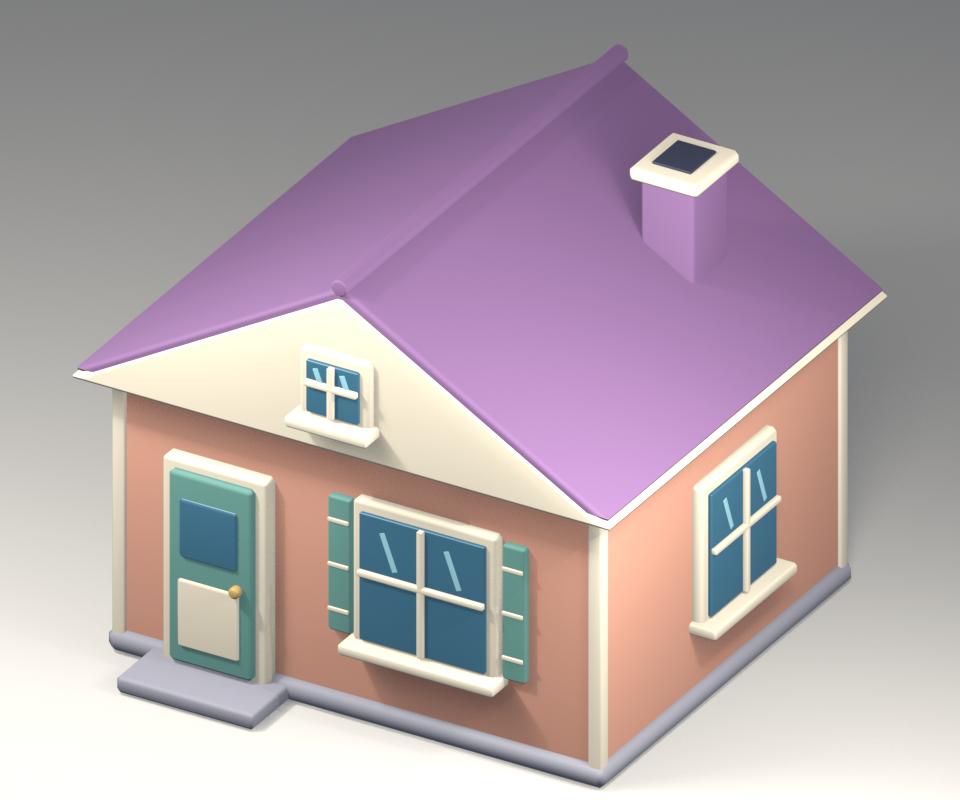
#> input picture Art/Previews/ArtStyleReview/Original_Cottage.png, 960 x 800 px; its folder holds 4 pictures in this run
$ python compose_art_style_review.py
#> lines starting #> are read from the running program, lines starting #| are printed output that depends on the picture
"""Arrange the rendered 3D studies into one comparison sheet."""
from pathlib import Path
from PIL import Image, ImageDraw, ImageFont

root = Path(__file__).resolve().parents[2]
folder = root / 'Art/Previews/ArtStyleReview'
font_dir = Path('C:/Windows/Fonts')
regular = lambda size: ImageFont.truetype(str(font_dir / 'segoeui.ttf'), size)
bold = lambda size: ImageFont.truetype(str(font_dir / 'segoeuib.ttf'), size)
width, margin, gap = 2840, 40, 16
cell_w, cell_h = 678, 565
sheet = Image.new('RGB', (width, 2040), '#f5f1e9')
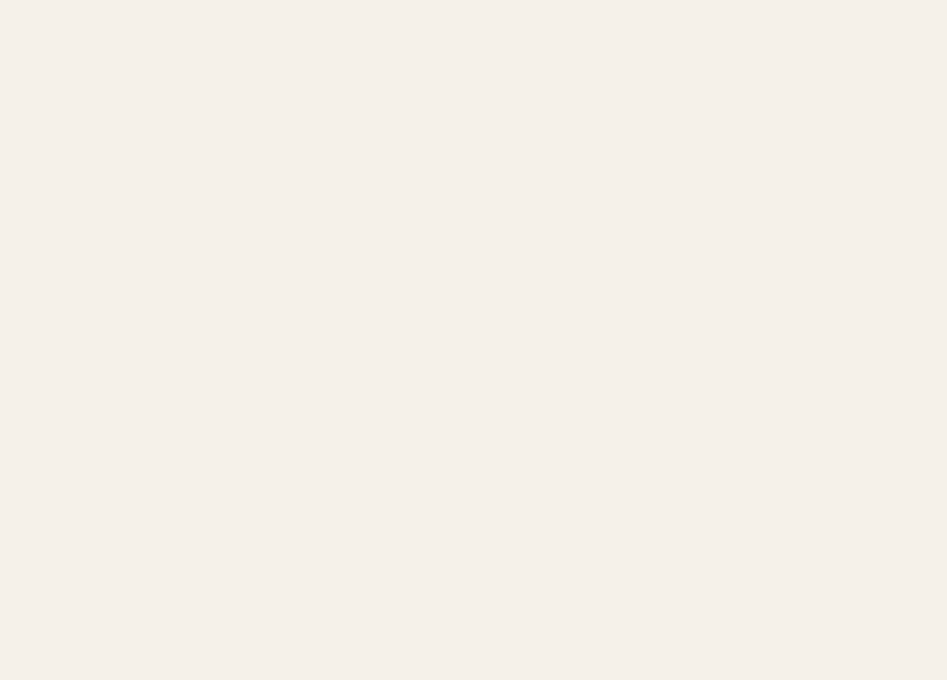
#> sheet: PIL image 2840x2040 RGB (shown at 1/3 size); mean R, G, B 245, 241, 233
draw = ImageDraw.Draw(sheet)
draw.text((margin, 28), 'Ice cream tycoon / art studies', font=bold(46), fill='#382f42')
draw.text((margin, 94), 'Same assets and camera views. Three possible directions for the game.', font=regular(27), fill='#675d6a')
columns = [
    ('Original', 'Current models', 'The existing cottage, maple tree, and tub.'),
    ('Soft', 'A / Soft toy town', 'Round forms, curved eaves, soft highlights.'),
    ('Cel', 'B / Cel cartoon', 'Three light bands and a thin plum outline.'),
    ('Painted', 'C / Painted storybook', 'A leaning roof and broad color variation.'),
]
for i, (style, title, description) in enumerate(columns):
    x = margin + i * (cell_w + gap)
    draw.text((x, 155), title, font=bold(31), fill='#382f42')
    draw.text((x, 201), description, font=regular(23), fill='#675d6a')
    for j, kind in enumerate(['Cottage', 'Tree', 'Tub']):
        y = 250 + j * (cell_h + 8)
        render = Image.open(folder / f'{style}_{kind}.png').convert('RGB')
        render = render.resize((cell_w, cell_h), Image.Resampling.LANCZOS)
#> render: PIL image 678x565 RGB
        sheet.paste(render, (x, y))
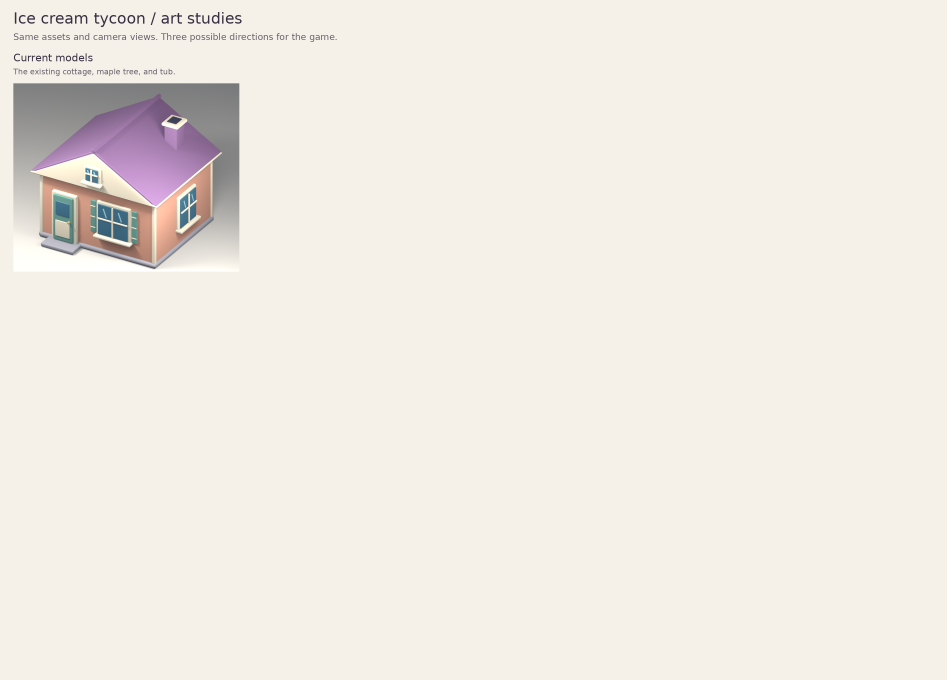
#> sheet: PIL image 2840x2040 RGB (shown at 1/3 size); mean R, G, B 239.9, 235.3, 228.3
#> (the run stopped early here; a loop or call above may not have finished)
